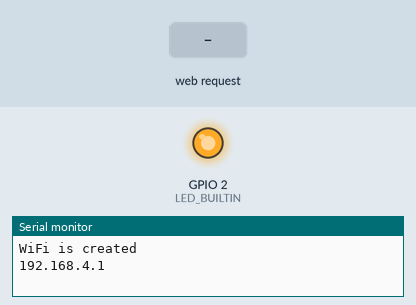
This sketch was run on a simulated ESP8266 (NodeMCU). Shown: output pins drawn as LEDs (lit = HIGH, except the on-board LED, lit = LOW), the last lines printed to the serial monitor. The test bench sets the inputs (shaded band).

Above: at 1.8 s.
1.9 s: HTTP request GET /a received
At 2.7 s:
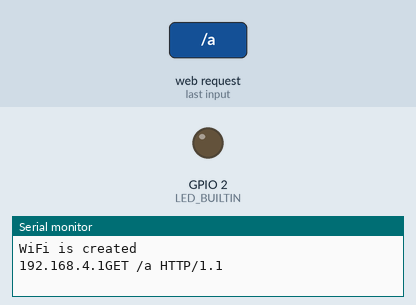
3.5 s: HTTP request GET /A received
At 3.9 s:
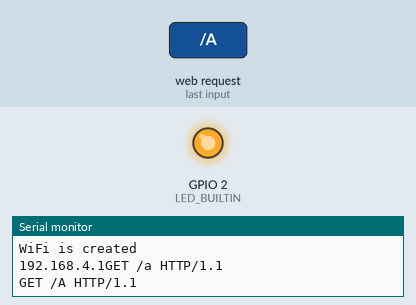
Timing chart, 0 to 6.5 s (numbered marks = the images above; inputs shaded):
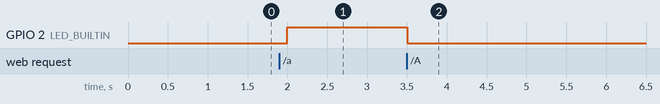

The sketch:

AP_nodeMCU.ino
```cpp
#include <ESP8266WiFi.h>

 WiFiClient client;
 WiFiServer server(80);
void setup() {
  Serial.begin(9600);
  WiFi.softAP("NodeMCU","ak47890");
  Serial.println("WiFi is created");
  Serial.print(WiFi.softAPIP());
  server.begin();
  pinMode(LED_BUILTIN,OUTPUT);
}

void loop(){
  client = server.available();
  if(client == 1)
  {
    String request = client.readStringUntil('\n');
    Serial.println(request);
    request.trim();
  if(request == "GET /A HTTP/1.1")
  {
    digitalWrite(LED_BUILTIN, LOW);
  }
  if(request == "GET /a HTTP/1.1")
  {
    digitalWrite(LED_BUILTIN, HIGH);

  }
  }
  delay(500);
}
```

Measured:
- after the input at 1.9 s, GPIO 2 (LED_BUILTIN): LOW → HIGH after 0.10 s
- after the input at 3.5 s, GPIO 2 (LED_BUILTIN): HIGH → LOW at once
